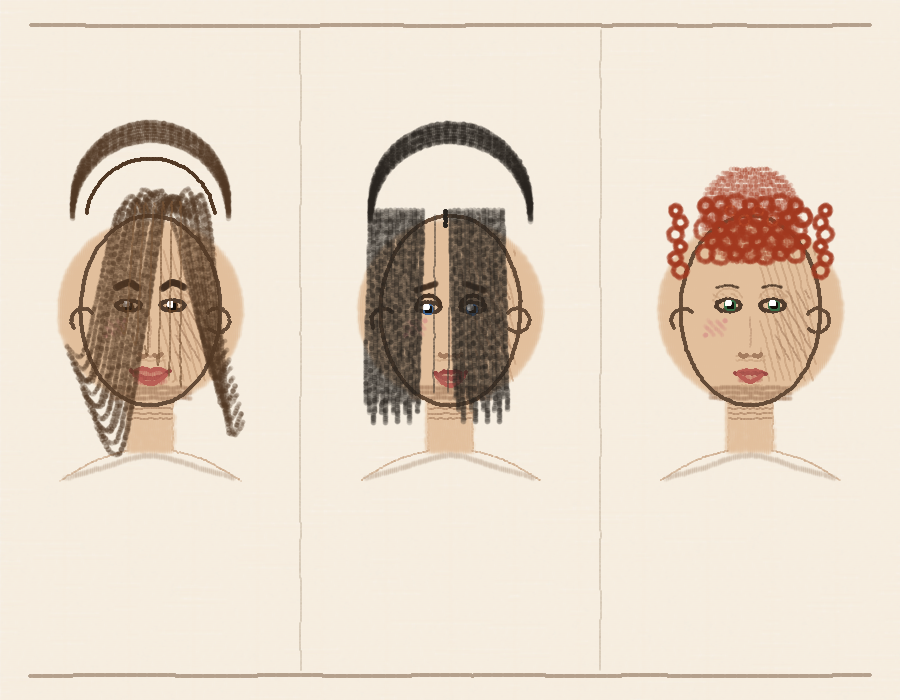

Reproduce this figure in Python.
"""Lesson 6: Portrait & Expression - Three portrait studies with different expressions."""
import sys
import os
import math
sys.path.insert(0, os.path.join(os.path.dirname(__file__), '..', '..', 'artist'))

from student import *
from stylus_format import Drawing
from renderer import render_drawing

all_strokes = []

# ============================================================
# Background - subtle warm paper tone with dividers
# ============================================================

# Subtle background wash
all_strokes.extend(draw_filled_rectangle(0, 0, 900, 700, tool="brush",
                                          color=(245, 235, 220), pressure=0.15, fill_spacing=2.0))

# Dividing lines between portraits
all_strokes.append(draw_line(300, 30, 300, 670, tool="pencil", color=(200, 185, 165), pressure=0.2))
all_strokes.append(draw_line(600, 30, 600, 670, tool="pencil", color=(200, 185, 165), pressure=0.2))

# ============================================================
# Color palette
# ============================================================
SKIN_BASE = (225, 190, 155)
SKIN_SHADOW = (195, 155, 120)
SKIN_DEEP_SHADOW = (165, 125, 95)
HAIR_BROWN = (80, 55, 35)
HAIR_BROWN_LIGHT = (120, 85, 55)
HAIR_RED = (160, 55, 30)
HAIR_RED_LIGHT = (200, 90, 50)
HAIR_BLACK = (40, 35, 30)
HAIR_BLACK_HIGHLIGHT = (75, 65, 55)
LIP_COLOR = (185, 95, 85)
LIP_DARK = (150, 70, 65)
EYE_BROWN = (85, 55, 30)
EYE_BLUE = (60, 100, 150)
EYE_GREEN = (55, 110, 70)
WHITE = (255, 255, 255)
EYEBROW_DARK = (65, 45, 30)
BLUSH = (215, 155, 140)
NOSE_COLOR = (185, 145, 115)


def draw_portrait(cx, cy, expression, hair_style, eye_color, hair_color, hair_highlight):
    """Draw a single portrait centered at (cx, cy).

    expression: 'happy', 'sad', 'contemplative'
    hair_style: 'wavy', 'straight_long', 'curly_short'
    """
    strokes = []

    # Head dimensions
    head_rx = 70   # horizontal radius
    head_ry = 95   # vertical radius

    # Key landmark positions
    eye_y = cy - 5          # eyes at vertical midpoint (slightly above center)
    nose_y = cy + 42        # nose halfway between eyes and chin
    mouth_y = cy + 62       # mouth 1/3 from nose to chin
    chin_y = cy + head_ry
    forehead_y = cy - head_ry

    # === NECK AND SHOULDERS (back layer) ===
    neck_w = 22
    shoulder_y = chin_y + 45
    # Neck
    strokes.append(draw_line(cx - neck_w, chin_y - 5, cx - neck_w, shoulder_y,
                             tool="pencil", color=SKIN_SHADOW, pressure=0.3))
    strokes.append(draw_line(cx + neck_w, chin_y - 5, cx + neck_w, shoulder_y,
                             tool="pencil", color=SKIN_SHADOW, pressure=0.3))
    # Neck fill
    strokes.extend(draw_filled_rectangle(cx - neck_w, chin_y - 5, neck_w * 2, 50,
                                          tool="brush", color=SKIN_BASE, pressure=0.3, fill_spacing=2.0))
    # Neck shadow
    strokes.extend(draw_hatching(cx - neck_w, chin_y - 2, neck_w * 2, 15,
                                  angle_deg=0, spacing=5, tool="pencil",
                                  color=SKIN_DEEP_SHADOW, pressure=0.25))
    # Shoulders
    strokes.append(draw_curve([(cx - neck_w, shoulder_y), (cx - 55, shoulder_y + 10),
                                (cx - 90, shoulder_y + 30)],
                               tool="pencil", color=SKIN_SHADOW, pressure=0.35))
    strokes.append(draw_curve([(cx + neck_w, shoulder_y), (cx + 55, shoulder_y + 10),
                                (cx + 90, shoulder_y + 30)],
                               tool="pencil", color=SKIN_SHADOW, pressure=0.35))
    # Shoulder fill hint
    strokes.append(draw_curve([(cx - 85, shoulder_y + 28), (cx - 50, shoulder_y + 18),
                                (cx, shoulder_y + 5), (cx + 50, shoulder_y + 18),
                                (cx + 85, shoulder_y + 28)],
                               tool="brush", color=(200, 180, 160), pressure=0.2))

    # === SKIN BASE FILL ===
    strokes.extend(draw_filled_circle(cx, cy, head_ry - 5, tool="brush",
                                       color=SKIN_BASE, pressure=0.3, fill_spacing=2.0))
    # Second pass for better coverage, slightly smaller
    strokes.extend(draw_filled_circle(cx, cy, head_ry - 12, tool="brush",
                                       color=SKIN_BASE, pressure=0.25, fill_spacing=2.5))

    # === FACE SHADING (light from upper-left) ===
    # Shadow side (right side of face)
    strokes.extend(draw_hatching(cx + 10, cy - 60, 55, 130,
                                  angle_deg=75, spacing=7, tool="pencil",
                                  color=SKIN_SHADOW, pressure=0.2))
    # Deeper shadow on right cheek
    strokes.extend(draw_hatching(cx + 25, cy - 20, 35, 70,
                                  angle_deg=60, spacing=8, tool="pencil",
                                  color=SKIN_DEEP_SHADOW, pressure=0.18))

    # Under nose shadow
    strokes.extend(draw_hatching(cx - 15, nose_y + 2, 30, 8,
                                  angle_deg=0, spacing=4, tool="pencil",
                                  color=SKIN_SHADOW, pressure=0.2))

    # Jaw shadow
    strokes.extend(draw_hatching(cx - 40, chin_y - 20, 80, 15,
                                  angle_deg=0, spacing=5, tool="brush",
                                  color=SKIN_DEEP_SHADOW, pressure=0.15))

    # Under lower lip shadow
    strokes.extend(draw_hatching(cx - 12, mouth_y + 10, 24, 6,
                                  angle_deg=0, spacing=4, tool="pencil",
                                  color=SKIN_SHADOW, pressure=0.18))

    # Eye socket shadows
    strokes.extend(draw_hatching(cx - 38, eye_y - 12, 25, 10,
                                  angle_deg=30, spacing=5, tool="pencil",
                                  color=SKIN_SHADOW, pressure=0.15))
    strokes.extend(draw_hatching(cx + 13, eye_y - 12, 25, 10,
                                  angle_deg=30, spacing=5, tool="pencil",
                                  color=SKIN_SHADOW, pressure=0.15))

    # Cheek blush (subtle, light side)
    strokes.extend(draw_hatching(cx - 45, cy + 10, 20, 15,
                                  angle_deg=45, spacing=6, tool="brush",
                                  color=BLUSH, pressure=0.12))

    # === HEAD OUTLINE ===
    strokes.append(draw_ellipse(cx, cy, head_rx, head_ry, tool="pen",
                                 color=(100, 75, 55), pressure=0.35))

    # === EARS ===
    # Left ear
    strokes.append(draw_arc(cx - head_rx + 3, eye_y + 15, 12,
                             math.pi * 0.8, math.pi * 1.8,
                             tool="pen", color=(100, 75, 55), pressure=0.25))
    # Right ear
    strokes.append(draw_arc(cx + head_rx - 3, eye_y + 15, 12,
                             -math.pi * 0.8, math.pi * 0.8,
                             tool="pen", color=(100, 75, 55), pressure=0.25))

    # === EYES ===
    eye_spacing = 22
    eye_rx = 12
    eye_ry = 6

    if expression == 'happy':
        # Slightly squinted happy eyes
        eye_ry = 5
        # Left eye
        strokes.append(draw_ellipse(cx - eye_spacing, eye_y, eye_rx, eye_ry,
                                     tool="pen", color=(80, 60, 45), pressure=0.35))
        # Right eye
        strokes.append(draw_ellipse(cx + eye_spacing, eye_y, eye_rx, eye_ry,
                                     tool="pen", color=(80, 60, 45), pressure=0.35))
        # Iris - looking forward
        strokes.extend(draw_filled_circle(cx - eye_spacing, eye_y + 1, 4,
                                           tool="pen", color=eye_color, pressure=0.5, fill_spacing=1.5))
        strokes.extend(draw_filled_circle(cx + eye_spacing, eye_y + 1, 4,
                                           tool="pen", color=eye_color, pressure=0.5, fill_spacing=1.5))
        # Pupils
        strokes.extend(draw_filled_circle(cx - eye_spacing, eye_y + 1, 2,
                                           tool="pen", color=(20, 15, 10), pressure=0.6, fill_spacing=1.0))
        strokes.extend(draw_filled_circle(cx + eye_spacing, eye_y + 1, 2,
                                           tool="pen", color=(20, 15, 10), pressure=0.6, fill_spacing=1.0))
        # Eye highlights (tiny white dots)
        strokes.extend(draw_filled_circle(cx - eye_spacing - 2, eye_y - 1, 1.2,
                                           tool="pen", color=WHITE, pressure=0.7, fill_spacing=0.8))
        strokes.extend(draw_filled_circle(cx + eye_spacing - 2, eye_y - 1, 1.2,
                                           tool="pen", color=WHITE, pressure=0.7, fill_spacing=0.8))
        # Crow's feet wrinkles from smiling
        strokes.append(draw_line(cx - eye_spacing - eye_rx - 2, eye_y - 2,
                                  cx - eye_spacing - eye_rx - 8, eye_y - 5,
                                  tool="pencil", color=SKIN_SHADOW, pressure=0.15))
        strokes.append(draw_line(cx + eye_spacing + eye_rx + 2, eye_y - 2,
                                  cx + eye_spacing + eye_rx + 8, eye_y - 5,
                                  tool="pencil", color=SKIN_SHADOW, pressure=0.15))

    elif expression == 'sad':
        # Droopy, slightly closed eyes
        eye_ry = 5
        # Left eye - slightly drooped
        strokes.append(draw_ellipse(cx - eye_spacing, eye_y + 2, eye_rx, eye_ry,
                                     tool="pen", color=(80, 60, 45), pressure=0.35))
        # Right eye
        strokes.append(draw_ellipse(cx + eye_spacing, eye_y + 2, eye_rx, eye_ry,
                                     tool="pen", color=(80, 60, 45), pressure=0.35))
        # Iris - looking down
        strokes.extend(draw_filled_circle(cx - eye_spacing, eye_y + 4, 4,
                                           tool="pen", color=eye_color, pressure=0.5, fill_spacing=1.5))
        strokes.extend(draw_filled_circle(cx + eye_spacing, eye_y + 4, 4,
                                           tool="pen", color=eye_color, pressure=0.5, fill_spacing=1.5))
        # Pupils
        strokes.extend(draw_filled_circle(cx - eye_spacing, eye_y + 4, 2,
                                           tool="pen", color=(20, 15, 10), pressure=0.6, fill_spacing=1.0))
        strokes.extend(draw_filled_circle(cx + eye_spacing, eye_y + 4, 2,
                                           tool="pen", color=(20, 15, 10), pressure=0.6, fill_spacing=1.0))
        # Eye highlights
        strokes.extend(draw_filled_circle(cx - eye_spacing - 2, eye_y + 2, 1.2,
                                           tool="pen", color=WHITE, pressure=0.7, fill_spacing=0.8))
        strokes.extend(draw_filled_circle(cx + eye_spacing - 2, eye_y + 2, 1.2,
                                           tool="pen", color=WHITE, pressure=0.7, fill_spacing=0.8))
        # Heavy upper eyelid lines (droopy)
        strokes.append(draw_arc(cx - eye_spacing, eye_y + 2, eye_rx,
                                 math.pi, 2 * math.pi,
                                 tool="pen", color=(70, 50, 35), pressure=0.4))
        strokes.append(draw_arc(cx + eye_spacing, eye_y + 2, eye_rx,
                                 math.pi, 2 * math.pi,
                                 tool="pen", color=(70, 50, 35), pressure=0.4))

    elif expression == 'contemplative':
        # Steady, focused eyes
        eye_ry = 6
        # Left eye
        strokes.append(draw_ellipse(cx - eye_spacing, eye_y, eye_rx, eye_ry,
                                     tool="pen", color=(80, 60, 45), pressure=0.3))
        # Right eye
        strokes.append(draw_ellipse(cx + eye_spacing, eye_y, eye_rx, eye_ry,
                                     tool="pen", color=(80, 60, 45), pressure=0.3))
        # Iris - looking slightly to the side (thoughtful gaze)
        strokes.extend(draw_filled_circle(cx - eye_spacing + 2, eye_y, 4.5,
                                           tool="pen", color=eye_color, pressure=0.5, fill_spacing=1.5))
        strokes.extend(draw_filled_circle(cx + eye_spacing + 2, eye_y, 4.5,
                                           tool="pen", color=eye_color, pressure=0.5, fill_spacing=1.5))
        # Pupils
        strokes.extend(draw_filled_circle(cx - eye_spacing + 2, eye_y, 2,
                                           tool="pen", color=(20, 15, 10), pressure=0.6, fill_spacing=1.0))
        strokes.extend(draw_filled_circle(cx + eye_spacing + 2, eye_y, 2,
                                           tool="pen", color=(20, 15, 10), pressure=0.6, fill_spacing=1.0))
        # Eye highlights
        strokes.extend(draw_filled_circle(cx - eye_spacing, eye_y - 2, 1.2,
                                           tool="pen", color=WHITE, pressure=0.7, fill_spacing=0.8))
        strokes.extend(draw_filled_circle(cx + eye_spacing, eye_y - 2, 1.2,
                                           tool="pen", color=WHITE, pressure=0.7, fill_spacing=0.8))
        # Subtle eyelid crease
        strokes.append(draw_arc(cx - eye_spacing, eye_y - 3, eye_rx + 2,
                                 math.pi * 1.1, math.pi * 1.9,
                                 tool="pencil", color=SKIN_SHADOW, pressure=0.2))
        strokes.append(draw_arc(cx + eye_spacing, eye_y - 3, eye_rx + 2,
                                 math.pi * 1.1, math.pi * 1.9,
                                 tool="pencil", color=SKIN_SHADOW, pressure=0.2))

    # === EYEBROWS ===
    if expression == 'happy':
        # Gently arched, slightly raised
        strokes.append(draw_curve([(cx - eye_spacing - 12, eye_y - 18),
                                    (cx - eye_spacing, eye_y - 23),
                                    (cx - eye_spacing + 10, eye_y - 17)],
                                   tool="marker", color=EYEBROW_DARK, pressure=0.4))
        strokes.append(draw_curve([(cx + eye_spacing - 10, eye_y - 17),
                                    (cx + eye_spacing, eye_y - 23),
                                    (cx + eye_spacing + 12, eye_y - 18)],
                                   tool="marker", color=EYEBROW_DARK, pressure=0.4))
    elif expression == 'sad':
        # Inner ends angled upward (worried brow)
        strokes.append(draw_curve([(cx - eye_spacing - 12, eye_y - 15),
                                    (cx - eye_spacing - 4, eye_y - 18),
                                    (cx - eye_spacing + 8, eye_y - 22)],
                                   tool="charcoal", color=EYEBROW_DARK, pressure=0.45))
        strokes.append(draw_curve([(cx + eye_spacing - 8, eye_y - 22),
                                    (cx + eye_spacing + 4, eye_y - 18),
                                    (cx + eye_spacing + 12, eye_y - 15)],
                                   tool="charcoal", color=EYEBROW_DARK, pressure=0.45))
    elif expression == 'contemplative':
        # Level, relaxed, slightly thick
        strokes.append(draw_curve([(cx - eye_spacing - 12, eye_y - 18),
                                    (cx - eye_spacing, eye_y - 20),
                                    (cx - eye_spacing + 10, eye_y - 18)],
                                   tool="pencil", color=EYEBROW_DARK, pressure=0.4))
        strokes.append(draw_curve([(cx + eye_spacing - 10, eye_y - 18),
                                    (cx + eye_spacing, eye_y - 20),
                                    (cx + eye_spacing + 10, eye_y - 18)],
                                   tool="pencil", color=EYEBROW_DARK, pressure=0.4))

    # === NOSE ===
    # Nose bridge - subtle vertical line
    strokes.append(draw_line(cx, eye_y + 12, cx, nose_y - 5,
                              tool="pencil", color=NOSE_COLOR, pressure=0.2))
    # Nose tip arc
    strokes.append(draw_arc(cx, nose_y - 2, 6,
                             math.pi * 0.3, math.pi * 0.7,
                             tool="pencil", color=NOSE_COLOR, pressure=0.25))
    # Nostrils (small arcs)
    strokes.append(draw_arc(cx - 7, nose_y, 4,
                             math.pi * 0.2, math.pi * 0.9,
                             tool="pen", color=SKIN_DEEP_SHADOW, pressure=0.2))
    strokes.append(draw_arc(cx + 7, nose_y, 4,
                             math.pi * 0.1, math.pi * 0.8,
                             tool="pen", color=SKIN_DEEP_SHADOW, pressure=0.2))

    # === MOUTH ===
    if expression == 'happy':
        # Wide smile - upward curve with lifted corners
        # Upper lip (M-shape)
        strokes.append(draw_curve([(cx - 18, mouth_y),
                                    (cx - 8, mouth_y - 4),
                                    (cx, mouth_y - 2),
                                    (cx + 8, mouth_y - 4),
                                    (cx + 18, mouth_y)],
                                   tool="pen", color=LIP_COLOR, pressure=0.35))
        # Smile line (main expression)
        strokes.append(draw_curve([(cx - 20, mouth_y - 2),
                                    (cx - 10, mouth_y + 4),
                                    (cx, mouth_y + 6),
                                    (cx + 10, mouth_y + 4),
                                    (cx + 20, mouth_y - 2)],
                                   tool="pen", color=LIP_DARK, pressure=0.4))
        # Lower lip
        strokes.append(draw_curve([(cx - 16, mouth_y + 2),
                                    (cx - 6, mouth_y + 10),
                                    (cx, mouth_y + 11),
                                    (cx + 6, mouth_y + 10),
                                    (cx + 16, mouth_y + 2)],
                                   tool="pen", color=LIP_COLOR, pressure=0.3))
        # Lip fill
        strokes.extend(draw_hatching(cx - 15, mouth_y - 2, 30, 12,
                                      angle_deg=0, spacing=3, tool="brush",
                                      color=LIP_COLOR, pressure=0.15))
        # Smile creases
        strokes.append(draw_curve([(cx - 22, mouth_y - 5),
                                    (cx - 25, mouth_y + 5),
                                    (cx - 22, mouth_y + 10)],
                                   tool="pencil", color=SKIN_SHADOW, pressure=0.15))
        strokes.append(draw_curve([(cx + 22, mouth_y - 5),
                                    (cx + 25, mouth_y + 5),
                                    (cx + 22, mouth_y + 10)],
                                   tool="pencil", color=SKIN_SHADOW, pressure=0.15))

    elif expression == 'sad':
        # Downturned mouth
        # Upper lip
        strokes.append(draw_curve([(cx - 14, mouth_y + 3),
                                    (cx - 6, mouth_y - 1),
                                    (cx, mouth_y),
                                    (cx + 6, mouth_y - 1),
                                    (cx + 14, mouth_y + 3)],
                                   tool="pen", color=LIP_DARK, pressure=0.4))
        # Lower lip - downward curve (frown)
        strokes.append(draw_curve([(cx - 14, mouth_y + 4),
                                    (cx - 5, mouth_y + 12),
                                    (cx, mouth_y + 13),
                                    (cx + 5, mouth_y + 12),
                                    (cx + 14, mouth_y + 4)],
                                   tool="pen", color=LIP_COLOR, pressure=0.35))
        # Lip line - the key expression element: corners turned down
        strokes.append(draw_curve([(cx - 16, mouth_y),
                                    (cx - 8, mouth_y + 5),
                                    (cx, mouth_y + 6),
                                    (cx + 8, mouth_y + 5),
                                    (cx + 16, mouth_y)],
                                   tool="pen", color=LIP_DARK, pressure=0.35))
        # Lip fill
        strokes.extend(draw_hatching(cx - 12, mouth_y + 1, 24, 10,
                                      angle_deg=0, spacing=3, tool="brush",
                                      color=(175, 100, 90), pressure=0.12))

    elif expression == 'contemplative':
        # Neutral, nearly straight lips pressed together
        # Upper lip
        strokes.append(draw_curve([(cx - 14, mouth_y + 1),
                                    (cx - 5, mouth_y - 2),
                                    (cx, mouth_y - 1),
                                    (cx + 5, mouth_y - 2),
                                    (cx + 14, mouth_y + 1)],
                                   tool="pen", color=LIP_COLOR, pressure=0.3))
        # Lip line - neutral, very slightly downturned
        strokes.append(draw_line(cx - 15, mouth_y + 1, cx + 15, mouth_y + 1,
                                  tool="pen", color=LIP_DARK, pressure=0.35))
        # Lower lip
        strokes.append(draw_curve([(cx - 12, mouth_y + 2),
                                    (cx - 4, mouth_y + 8),
                                    (cx, mouth_y + 9),
                                    (cx + 4, mouth_y + 8),
                                    (cx + 12, mouth_y + 2)],
                                   tool="pen", color=LIP_COLOR, pressure=0.3))
        # Lip fill
        strokes.extend(draw_hatching(cx - 11, mouth_y - 1, 22, 9,
                                      angle_deg=0, spacing=3, tool="brush",
                                      color=LIP_COLOR, pressure=0.1))

    # === HAIR ===
    if hair_style == 'wavy':
        # Wavy medium-length hair - flows from crown
        crown_x, crown_y = cx - 10, forehead_y - 5

        # Hair mass fill (background)
        for offset_y in range(-15, 5, 3):
            strokes.append(draw_arc(cx, forehead_y + offset_y, head_rx + 8,
                                     math.pi, 2 * math.pi,
                                     tool="charcoal", color=hair_color, pressure=0.35))

        # Flowing wavy strands - left side
        for i in range(12):
            start_x = crown_x - 5 + i * 5
            start_y = forehead_y - 8 + abs(i - 6) * 2
            end_x = cx - head_rx - 15 + i * 3
            end_y = eye_y + 40 + i * 8
            amp = 8 + (i % 3) * 4
            strokes.append(draw_s_curve(start_x, start_y, end_x, end_y,
                                         amplitude=amp, tool="charcoal",
                                         color=hair_color,
                                         pressure=0.25 + (i % 4) * 0.05))

        # Right side hair
        for i in range(10):
            start_x = cx + i * 5
            start_y = forehead_y - 5 + abs(i - 5) * 2
            end_x = cx + head_rx + 5 + i * 2
            end_y = eye_y + 35 + i * 9
            amp = 7 + (i % 3) * 5
            strokes.append(draw_s_curve(start_x, start_y, end_x, end_y,
                                         amplitude=amp, tool="charcoal",
                                         color=hair_color,
                                         pressure=0.22 + (i % 3) * 0.06))

        # Highlight strands
        for i in range(6):
            start_x = crown_x + i * 8
            start_y = forehead_y - 3
            end_x = cx - 30 + i * 12
            end_y = eye_y + 20 + i * 10
            strokes.append(draw_s_curve(start_x, start_y, end_x, end_y,
                                         amplitude=6, tool="pencil",
                                         color=hair_highlight, pressure=0.2))

        # Hairline definition
        strokes.append(draw_arc(cx, forehead_y + 8, head_rx - 5,
                                 math.pi * 1.05, math.pi * 1.95,
                                 tool="pen", color=hair_color, pressure=0.3))

    elif hair_style == 'straight_long':
        # Long straight dark hair
        crown_x, crown_y = cx, forehead_y - 8

        # Hair mass on top
        for offset_y in range(-12, 8, 3):
            strokes.append(draw_arc(cx, forehead_y + offset_y, head_rx + 10,
                                     math.pi, 2 * math.pi,
                                     tool="charcoal", color=hair_color, pressure=0.4))

        # Straight strands falling down - left side
        for i in range(14):
            x_start = cx - head_rx + i * 4 - 10
            x_end = x_start - 5
            y_start = forehead_y - 5
            y_end = mouth_y + 30 + (i % 3) * 10
            strokes.append(draw_line(x_start, y_start, x_end, y_end,
                                      tool="charcoal", color=hair_color,
                                      pressure=0.3 + (i % 3) * 0.05))

        # Right side
        for i in range(14):
            x_start = cx + i * 4
            x_end = x_start + 5
            y_start = forehead_y - 5
            y_end = mouth_y + 25 + (i % 3) * 12
            strokes.append(draw_line(x_start, y_start, x_end, y_end,
                                      tool="charcoal", color=hair_color,
                                      pressure=0.3 + (i % 3) * 0.05))

        # Highlight strands (pencil, lighter)
        for i in range(5):
            x_pos = cx - 30 + i * 15
            strokes.append(draw_line(x_pos, forehead_y, x_pos - 2, mouth_y + 20,
                                      tool="pencil", color=hair_highlight,
                                      pressure=0.18))

        # Hair parting line
        strokes.append(draw_line(cx - 5, forehead_y - 5, cx - 5, forehead_y + 12,
                                  tool="pen", color=hair_color, pressure=0.3))

    elif hair_style == 'curly_short':
        # Short curly/textured hair
        crown_y = forehead_y - 10

        # Curly mass using overlapping small arcs and circles
        for row in range(5):
            for col in range(7):
                curl_x = cx - 45 + col * 15 + (row % 2) * 7
                curl_y = crown_y + row * 12
                # Check if within head boundary (roughly)
                dist_from_center = math.sqrt((curl_x - cx) ** 2 + (curl_y - (cy - 30)) ** 2)
                if dist_from_center < head_rx + 20:
                    radius = 6 + (col + row) % 3 * 2
                    strokes.append(draw_circle(curl_x, curl_y, radius,
                                               tool="charcoal", color=hair_color,
                                               pressure=0.3 + (row * col % 4) * 0.05))

        # More curls at the sides
        for i in range(6):
            curl_x = cx - head_rx - 5 + (i % 2) * 5
            curl_y = forehead_y - 5 + i * 12
            strokes.append(draw_circle(curl_x, curl_y, 5 + i % 3,
                                        tool="charcoal", color=hair_color,
                                        pressure=0.28))
        for i in range(6):
            curl_x = cx + head_rx + 5 - (i % 2) * 5
            curl_y = forehead_y - 5 + i * 12
            strokes.append(draw_circle(curl_x, curl_y, 5 + i % 3,
                                        tool="charcoal", color=hair_color,
                                        pressure=0.28))

        # Highlight curls
        for i in range(4):
            curl_x = cx - 20 + i * 14
            curl_y = crown_y + 5 + (i % 2) * 10
            strokes.append(draw_circle(curl_x, curl_y, 5,
                                        tool="pencil", color=hair_highlight,
                                        pressure=0.18))

        # Top mass fill
        strokes.extend(draw_filled_circle(cx, crown_y + 10, 50,
                                           tool="charcoal", color=hair_color,
                                           pressure=0.2, fill_spacing=4.0))

    return strokes


# ============================================================
# Portrait 1: HAPPY (left) - wavy brown hair, brown eyes
# ============================================================
portrait1 = draw_portrait(150, 310, 'happy', 'wavy', EYE_BROWN, HAIR_BROWN, HAIR_BROWN_LIGHT)
all_strokes.extend(portrait1)

# ============================================================
# Portrait 2: SAD (center) - straight long dark hair, blue eyes
# ============================================================
portrait2 = draw_portrait(450, 310, 'sad', 'straight_long', EYE_BLUE, HAIR_BLACK, HAIR_BLACK_HIGHLIGHT)
all_strokes.extend(portrait2)

# ============================================================
# Portrait 3: CONTEMPLATIVE (right) - curly short red hair, green eyes
# ============================================================
portrait3 = draw_portrait(750, 310, 'contemplative', 'curly_short', EYE_GREEN, HAIR_RED, HAIR_RED_LIGHT)
all_strokes.extend(portrait3)

# ============================================================
# Title area - subtle decorative frame
# ============================================================
# Top border line
all_strokes.append(draw_line(30, 25, 870, 25, tool="pen", color=(180, 160, 140), pressure=0.2))
# Bottom border line
all_strokes.append(draw_line(30, 675, 870, 675, tool="pen", color=(180, 160, 140), pressure=0.2))

# ============================================================
# Render
# ============================================================
drawing = Drawing(strokes=all_strokes, width=900, height=700)
img = render_drawing(drawing, apply_paper=True)
output_path = os.path.join(os.path.dirname(__file__), "lesson_06.png")
img.convert("RGB").save(output_path)
print(f"Saved to {output_path}")
print(f"Total strokes: {len(all_strokes)}")
